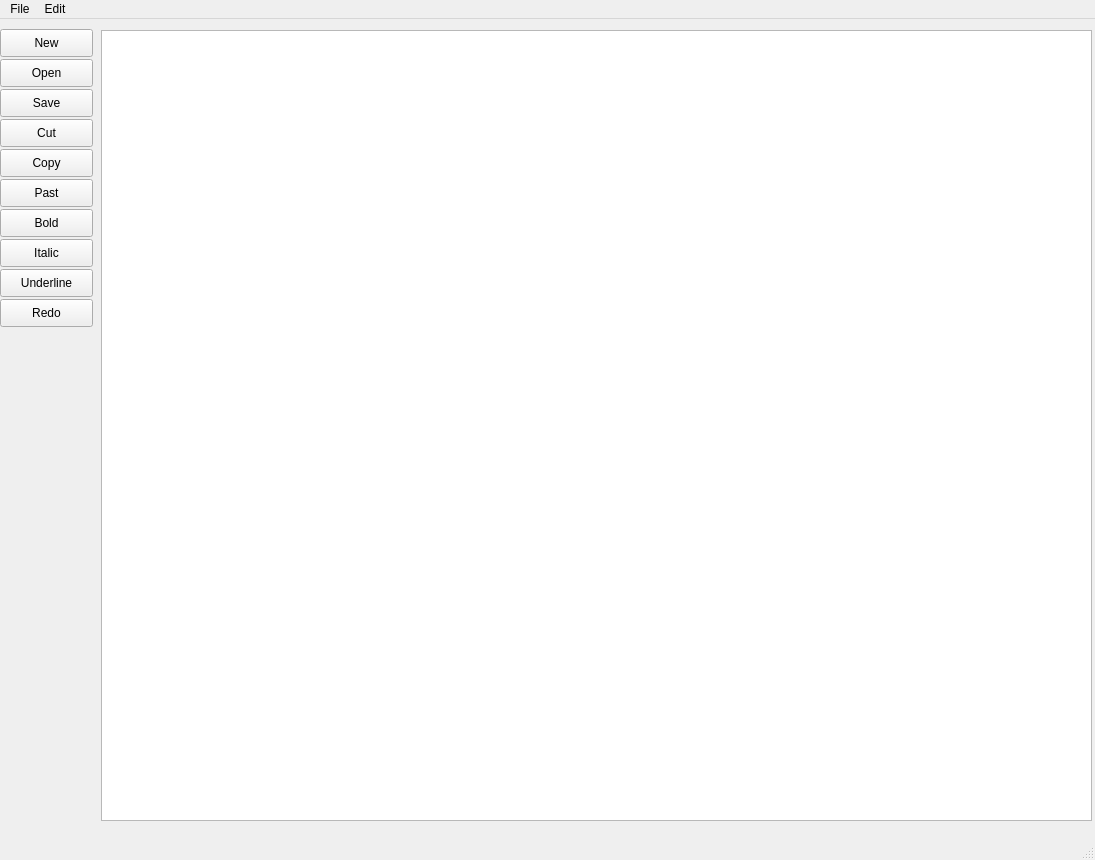
<?xml version="1.0" encoding="UTF-8"?>
<ui version="4.0">
 <class>MainWindow</class>
 <widget class="QMainWindow" name="MainWindow">
  <property name="geometry">
   <rect>
    <x>0</x>
    <y>0</y>
    <width>1095</width>
    <height>860</height>
   </rect>
  </property>
  <property name="windowTitle">
   <string>MainWindow</string>
  </property>
  <widget class="QWidget" name="centralwidget">
   <widget class="QPushButton" name="NewButton">
    <property name="geometry">
     <rect>
      <x>0</x>
      <y>10</y>
      <width>93</width>
      <height>28</height>
     </rect>
    </property>
    <property name="text">
     <string>New</string>
    </property>
   </widget>
   <widget class="QTextEdit" name="textEdit">
    <property name="geometry">
     <rect>
      <x>101</x>
      <y>11</y>
      <width>991</width>
      <height>791</height>
     </rect>
    </property>
   </widget>
   <widget class="QPushButton" name="saveButton">
    <property name="geometry">
     <rect>
      <x>0</x>
      <y>70</y>
      <width>93</width>
      <height>28</height>
     </rect>
    </property>
    <property name="text">
     <string>Save</string>
    </property>
   </widget>
   <widget class="QPushButton" name="cutButton">
    <property name="geometry">
     <rect>
      <x>0</x>
      <y>100</y>
      <width>93</width>
      <height>28</height>
     </rect>
    </property>
    <property name="text">
     <string>Cut</string>
    </property>
   </widget>
   <widget class="QPushButton" name="pushButton_4">
    <property name="geometry">
     <rect>
      <x>0</x>
      <y>130</y>
      <width>93</width>
      <height>28</height>
     </rect>
    </property>
    <property name="text">
     <string>Copy</string>
    </property>
   </widget>
   <widget class="QPushButton" name="pushButton_5">
    <property name="geometry">
     <rect>
      <x>0</x>
      <y>160</y>
      <width>93</width>
      <height>28</height>
     </rect>
    </property>
    <property name="text">
     <string>Past</string>
    </property>
   </widget>
   <widget class="QPushButton" name="BoldButton">
    <property name="geometry">
     <rect>
      <x>0</x>
      <y>190</y>
      <width>93</width>
      <height>28</height>
     </rect>
    </property>
    <property name="text">
     <string>Bold</string>
    </property>
   </widget>
   <widget class="QPushButton" name="italicButton">
    <property name="geometry">
     <rect>
      <x>0</x>
      <y>220</y>
      <width>93</width>
      <height>28</height>
     </rect>
    </property>
    <property name="text">
     <string>Italic</string>
    </property>
   </widget>
   <widget class="QPushButton" name="OpenButton">
    <property name="geometry">
     <rect>
      <x>0</x>
      <y>40</y>
      <width>93</width>
      <height>28</height>
     </rect>
    </property>
    <property name="text">
     <string>Open</string>
    </property>
   </widget>
   <widget class="QPushButton" name="underlineButton">
    <property name="geometry">
     <rect>
      <x>0</x>
      <y>250</y>
      <width>93</width>
      <height>28</height>
     </rect>
    </property>
    <property name="text">
     <string>Underline</string>
    </property>
   </widget>
   <widget class="QPushButton" name="redoButton">
    <property name="geometry">
     <rect>
      <x>0</x>
      <y>280</y>
      <width>93</width>
      <height>28</height>
     </rect>
    </property>
    <property name="text">
     <string>Redo</string>
    </property>
   </widget>
  </widget>
  <widget class="QMenuBar" name="menubar">
   <property name="geometry">
    <rect>
     <x>0</x>
     <y>0</y>
     <width>1095</width>
     <height>26</height>
    </rect>
   </property>
   <widget class="QMenu" name="menuFile">
    <property name="title">
     <string>File</string>
    </property>
    <addaction name="actionNew"/>
    <addaction name="actionOpen"/>
    <addaction name="separator"/>
    <addaction name="actionSave"/>
    <addaction name="separator"/>
   </widget>
   <widget class="QMenu" name="menuEdit">
    <property name="title">
     <string>Edit</string>
    </property>
    <widget class="QMenu" name="menuCut">
     <property name="title">
      <string>Cut</string>
     </property>
     <addaction name="separator"/>
    </widget>
    <addaction name="menuCut"/>
    <addaction name="actionCopy"/>
    <addaction name="actionPast"/>
    <addaction name="separator"/>
    <addaction name="actionRedo"/>
    <addaction name="actionUndo"/>
    <addaction name="separator"/>
   </widget>
   <addaction name="menuFile"/>
   <addaction name="menuEdit"/>
  </widget>
  <widget class="QStatusBar" name="statusbar"/>
  <action name="actionNew">
   <property name="text">
    <string>New</string>
   </property>
  </action>
  <action name="actionOpen">
   <property name="text">
    <string>Open</string>
   </property>
  </action>
  <action name="actionSave">
   <property name="text">
    <string>Save</string>
   </property>
  </action>
  <action name="actionCopy">
   <property name="text">
    <string>Copy</string>
   </property>
  </action>
  <action name="actionPast">
   <property name="text">
    <string>Past</string>
   </property>
  </action>
  <action name="actionRedo">
   <property name="text">
    <string>Redo</string>
   </property>
  </action>
  <action name="actionUndo">
   <property name="text">
    <string>Undo</string>
   </property>
  </action>
 </widget>
 <resources/>
 <connections/>
</ui>
